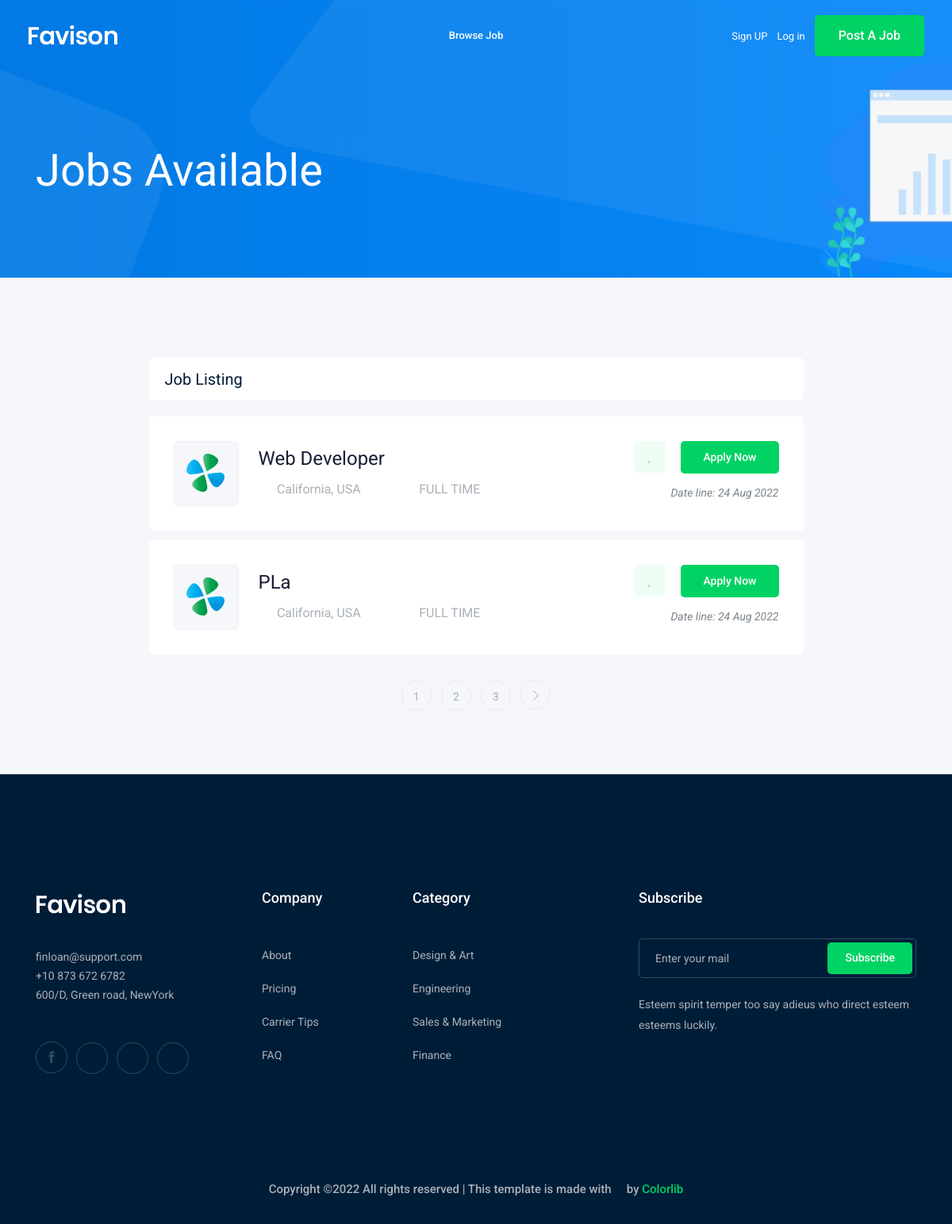
Screenshot of /jobs/ with the database file from the repository.
### job/models.py (models this page shows, shortened)
class Job (models.Model):
    owner=models.ForeignKey(User, related_name=("job_owener"), on_delete=models.CASCADE)
    title=models.CharField(max_length=50)
    job_type=models.CharField( max_length=50,choices=JOP_TYPE)
    discribtion=models.TextField(max_length=1500)
    published_at=models.DateTimeField(auto_now=TRUE)
    vacancy=models.IntegerField(default=1)
    salary=models.IntegerField(default=0)
    experience=models.IntegerField(default=1)
    category=models.ForeignKey(Category,on_delete=models.CASCADE)
    img=models.ImageField(upload_to='jobs/')
    slug=models.SlugField(null=True,blank=True)
    def __str__(self) :
        return self.title

### job/views.py (the view)
# urls.py: path('',jobList , name="job_list"),
def jobList (request):
    jobList=Job.objects.all()
    paginator = Paginator(jobList,2)
    page_number = request.GET.get('page')
    page_obj = paginator.get_page(page_number)
    return render(request,'job/jobList.html',{"jobs":page_obj})

### job/templates/job/jobList.html (shortened to what this page needs)
{% extends "base.html" %}
{% block body %}
    <div class="bradcam_area bradcam_bg_1">
        <div class="container">
            <div class="row">
                <div class="col-xl-12">
                    <div class="bradcam_text">
                        <h3>{{jobs.count}} Jobs Available</h3>
                    </div>
                </div>
            </div>
        </div>
    </div>
    <div class="job_listing_area plus_padding">
        <div class="container">
            <div class="row">
                <div class="col-lg-9 mx-auto">
                    <div class="recent_joblist_wrap">
                        <div class="recent_joblist white-bg ">
                            <div class="row align-items-center">
                                <div class="col-md-6">
                                    <h4>Job Listing</h4>
                                </div>
                                <div class="col-md-6">
                                </div>
                            </div>
                        </div>
                    </div>
                    <div class="job_lists m-0">
                        <div class="row">
                            {%for job in jobs%}
                            <div class="col-lg-12 col-md-12">
                                <div class="single_jobs white-bg d-flex justify-content-between">
                                    <div class="jobs_left d-flex align-items-center">
                                        <div class="thumb">
                                            <img src="img/svg_icon/1.svg" alt="">
                                        </div>
                                        <div class="jobs_conetent">
                                            <a href="{% url 'jobs:job_detail' job.slug %}"><h4>{{job}}</h4></a>
                                            <div class="links_locat d-flex align-items-center">
                                                <div class="location">
                                                    <p> <i class="fa fa-map-marker"></i> California, USA</p>
                                                </div>
                                                <div class="location">
                                                    <p> <i class="fa fa-clock-o"></i> {{job.job_type}}</p>
                                                </div>
                                            </div>
                                        </div>
                                    </div>
                                    <div class="jobs_right">
                                        <div class="apply_now">
                                            <a class="heart_mark" href="#"> <i class="fa fa-heart"></i> </a>
                                            <a href="{% url 'jobs:job_detail' job.slug %}" class="boxed-btn3">Apply Now</a>
                                        </div>
                                        <div class="date">
                                            <p>Date line: {{job.published_at|date:'d M o' }}</p>
                                        </div>
                                    </div>
                                </div>
                            </div>
                            {% endfor %}
                        </div>
                        {% if jobs.has_other_pages %}
                            <div class="row">
                            <div class="col-lg-12">
                                <div class="pagination_wrap">
                                    <ul>
                                        {% for i in jobs.paginator.page_range %}
                                            <li><a href="?page={{i}}"><span>{{i}}</span></a></li>
                                        {% endfor %}
                                        {% if jobs.has_next %}
                                            <li><a href="?page={{jobs.next_page_number}}"> <i class="ti-angle-right"></i> </a></li>
                                        {% endif %}
                                        </ul>
                                </div>
                            </div>
                            </div>
                            {% endif %}
                    </div>
                </div>
            </div>
        </div>
    </div>
    {% endblock body %}

### rows the page displays
Job: title "Web Developer", job_type "FULL TIME", published_at "24 Aug 2022"
Job: title "PLa", job_type "FULL TIME", published_at "24 Aug 2022"

### other values shown
{{ i }} "1" "2" "3"
